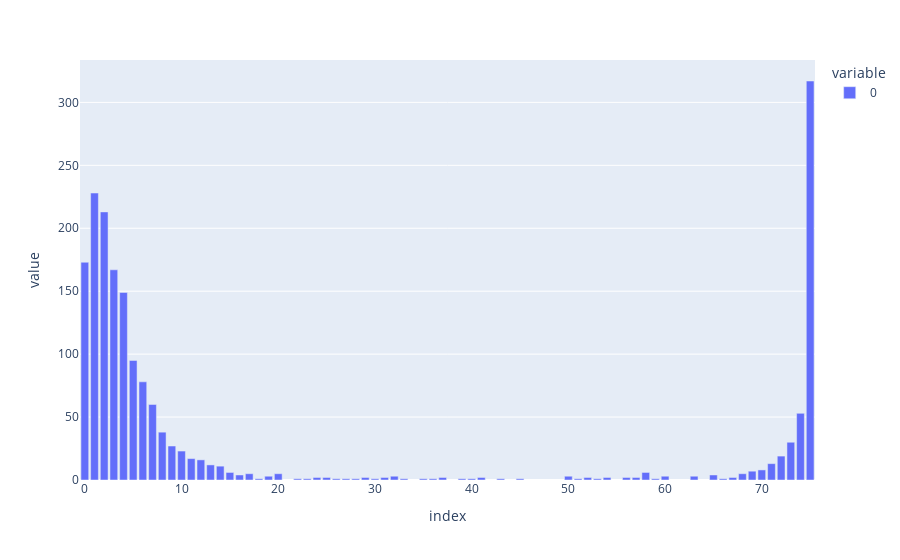

Notebook cell for this chart:
### Code cell
from collections import Counter

px.bar(
    pd.DataFrame.from_dict(
        Counter(Counter(column)["-"] for column in matrix.T), orient="index"
    )
)

### Figure 1 — Plotly figure (JSON) as saved in the notebook; plotly's stock layout.template omitted (floating-point values rounded to 4 significant figures)
{"data": [{"alignmentgroup": "True", "hovertemplate": "variable=0<br>index=%{x}<br>value=%{y}<extra></extra>", "legendgroup": "0", "marker": {"color": "#636efa", "pattern": {"shape": ""}}, "name": "0", "offsetgroup": "0", "orientation": "v", "showlegend": true, "textposition": "auto", "type": "bar", "x": [0, 3, 74, 15, 45, 63, 70, 71, 72, 75, 26, 36, 20, 7, 2, 4, 5, 8, 73, 12, 1, 10, 13, 6, 9, 22, 23, 67, 68, 24, 17, 65, 11, 31, 14, 35, 16, 59, 39, 29, 28, 25, 69, 50, 43, 27, 52, 51, 19, 60, 32, 57, 58, 56, 37, 53, 54, 33, 18, 41, 40, 66, 30], "xaxis": "x", "y": [173, 167, 53, 6, 1, 3, 8, 13, 19, 317, 1, 1, 5, 60, 213, 149, 95, 38, 30, 16, 228, 23, 12, 78, 27, 1, 1, 2, 5, 2, 5, 4, 17, 2, 11, 1, 4, 1, 1, 2, 1, 2, 7, 3, 1, 1, 2, 1, 3, 3, 3, 2, 6, 2, 2, 1, 2, 1, 1, 2, 1, 1, 1], "yaxis": "y"}], "layout": {"barmode": "relative", "legend": {"title": {"text": "variable"}, "tracegroupgap": 0}, "margin": {"t": 60}, "xaxis": {"anchor": "y", "domain": [0, 1], "title": {"text": "index"}}, "yaxis": {"anchor": "x", "domain": [0, 1], "title": {"text": "value"}}}}
